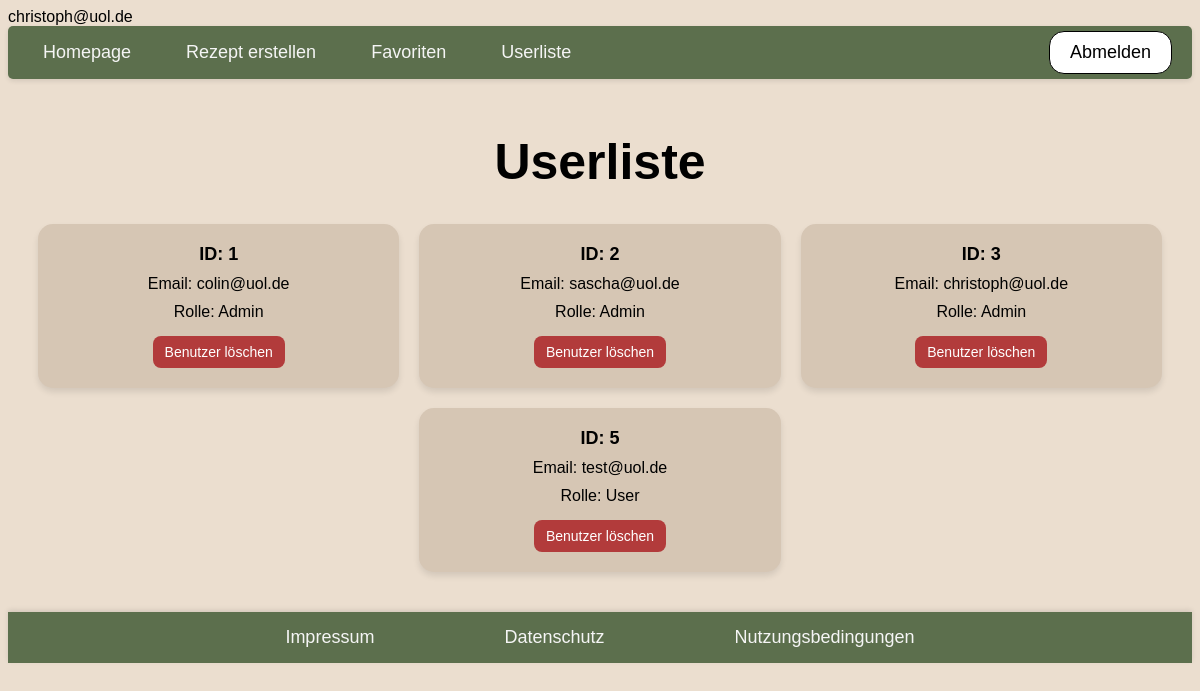
The app's page /userliste.php (signed in), older data.
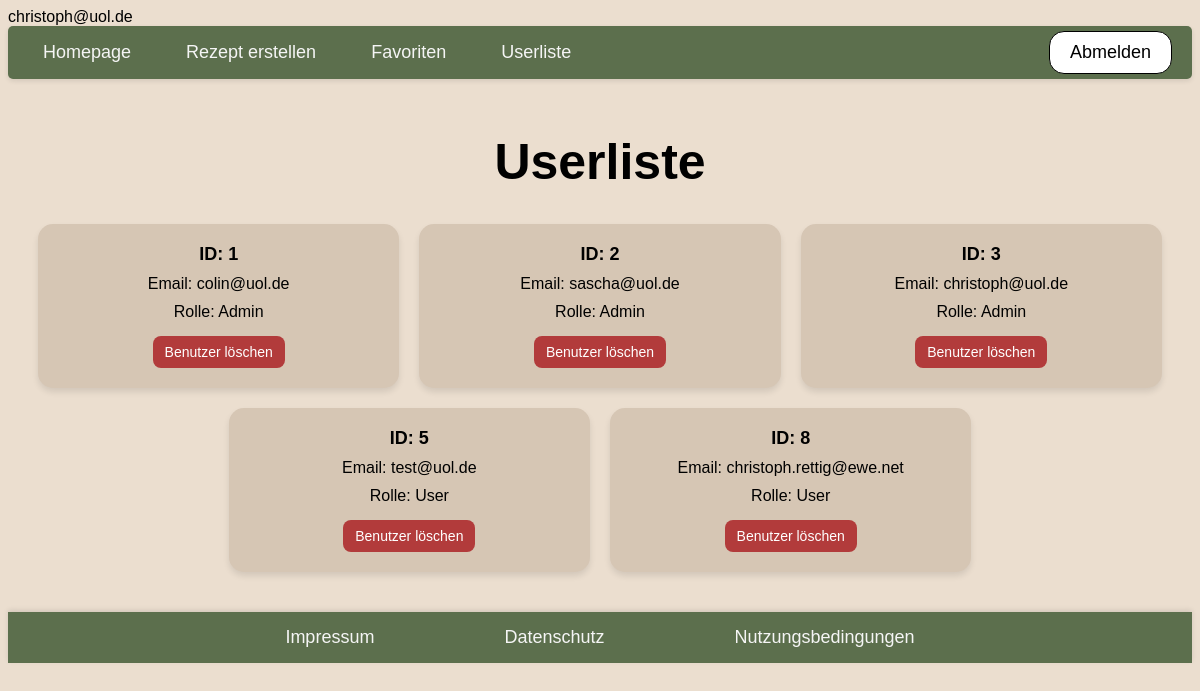
The same page, newer data.
### tables this page shows
CREATE TABLE user (
                id INTEGER PRIMARY KEY AUTOINCREMENT,
                email TEXT NOT NULL UNIQUE,
                passwort TEXT NOT NULL,
                rolle TEXT DEFAULT 'User'
            );

### userliste.php (called while the page is built, shortened)
<?php
require_once "php/controller/UserController.php";
$userController = new UserController();
$users = $userController->request();
require_once "php/view/userliste.php";

### php/model/UserPDOSQLite.php (called while the page is built, shortened)
<?php
require_once "UserEintrag.php";
class UserPDOSQLite implements UserDAO
{
    private static $instance = null;
    public static function getInstance()
    {
        if (self::$instance === null) {
            self::$instance = new UserPDOSQLite();
        }
        return self::$instance;
    }
    public function getUsers()
    {
        try {
            $db = $this->getConnection();
            $sql = "SELECT * FROM user";
            $command = $db->prepare($sql);
            if (!$command->execute()) {
                throw new InternalErrorException();
            }
            $result = $command->fetchAll();
            $entries = [];
            foreach ($result as $row) {
                $entries[] = new UserEintrag(
                    $row["id"],
                    $row["email"],
                    $row["passwort"],
                    $row["rolle"]
                );
            }
            return $entries;
        } catch (PDOException $exc) {
            throw new InternalErrorException();
        }
    }
    private function getConnection()
    {
        try {
            $user = 'root';
            $pw = null;
            $dsn = 'sqlite:db/rezept.db';
            $db = new PDO($dsn, $user, $pw);
            $db->exec("PRAGMA foreign_keys = ON;");
            return $db;
        } catch (PDOException $e) {
            throw new InternalErrorException();
        }
    }
}

### php/model/User.php (called while the page is built, shortened)
<?php
require_once "php/model/UserPDOSQLite.php";
class User{
    public static function getInstance(){
        return UserPDOSQLite::getInstance();
    }
}
?>

### php/controller/UserController.php (called while the page is built, shortened)
<?php
require_once "php/model/UserEintrag.php";
require_once "php/model/User.php";
class UserController
{
    public function request()
    {
        try {
            $user = User::getInstance();
            $users = $user->getUsers();
            return $users;
        } catch (InternalErrorException $exc) {
            $_SESSION["message"] = "internal_error";
        }
    }
}

### php/model/UserEintrag.php (called while the page is built, shortened)
<?php
class UserEintrag
{
    private $id;
    private $email;
    private $rolle;
    public function __construct($id, $email, $password, $rolle)
    {
        $this->id = $id;
        $this->email = $email;
        $this->rolle = $rolle;
    }
    public function getId()
    {
        return $this->id;
    }
    public function getEmail()
    {
        return $this->email;
    }
    public function getRolle()
    {
        return $this->rolle;
    }
}

### php/view/userliste.php (the view, shortened to what this page needs)
<?php
require_once "php/include/head.php";
?>
<body>
    <?php
    require_once "php/include/header.php";
    ?>
    <main class="userliste">
        <h1>Userliste</h1>
        <div class="user-container">
            <?php if (empty($users)): ?>
                Keine Einträge vorhanden.
                <?php else:
                foreach ($users as $user): ?>
                    <div class='user-card'>
                        <span class='user-id'>ID: <?= htmlspecialchars($user->getID()) ?></span>
                        <span class='user-email'>Email: <?= htmlspecialchars($user->getEmail()) ?></span>
                        <span class='user-role'>Rolle: <?= htmlspecialchars($user->getRolle()) ?></span>
                        <a href="user-loeschen.php?email=<?= urlencode($user->getEmail()) ?>" ><button class="delete-button">Benutzer löschen</button></a>
                    </div>
                <?php endforeach; ?>
            <?php endif; ?>
        </div>
    </main>
    <?php
    include_once "php/include/footer.php"
    ?>
</body>
</html>

### php/include/head.php (shortened to what this page needs)
<!DOCTYPE html>
<html lang="de">
<head>
    <link rel="stylesheet" href="css/main.css" />
</head>

### php/include/header.php
<header class="header">
  <nav class="navbar">
    <ul class="left-links">
      <li><a href="index.php">Homepage</a></li>
      <?php if (isset($_SESSION["loggedin"]) && $_SESSION["loggedin"] === true) { ?>
        <li><a href="rezeptErstellen.php">Rezept erstellen</a></li>
        <li><a href="favoriten.php">Favoriten</a></li>
        <?php if (isset($_SESSION["rolle"]) && $_SESSION["rolle"] === "Admin") { ?>
          <li><a href="userliste.php">Userliste</a></li>
        <?php } ?>
      <?php } ?>
    </ul>
    <ul class="right-buttons">
      <?php if (isset($_SESSION["loggedin"]) && $_SESSION["loggedin"] == true) { ?>
        <li><a href="abmeldung.php" class="button-link">Abmelden</a></li>
      <?php } else { ?>
        <li><a href="anmeldung.php" class="button-link">Anmelden</a></li>
        <li><a href="registrierung.php" class="button-link">Registrieren</a></li>
      <?php } ?>
    </ul>
  </nav>
</header>

### php/include/footer.php
<footer class="footer">
  <nav class="footer-nav">
    <ul>
      <li><a href="impressum.php">Impressum</a></li>
      <li><a href="datenschutz.php">Datenschutz</a></li>
      <li><a href="nutzungsbedingungen.php">Nutzungsbedingungen</a></li>
    </ul>
  </nav>
</footer>

### css/index.css (style rules this page uses)
body { background-color: rgb(235, 222, 207);; font-family: sans-serif; }
h1 { color: Black; font-family: sans-serif; font-size: 50px; text-align: center; }

### css/header.css (style rules this page uses)
.header { position: sticky; top: 0; z-index: 1000; width: 100%; box-shadow: 0 2px 5px rgba(0, 0, 0, 0.1); background-color: #5C6F4D; border-radius: 5px; }
.navbar { display: flex; justify-content: space-between; align-items: center; padding: 1px 20px; }
.navbar .left-links { display: flex; list-style: none; padding: 0; margin: 0; }
.navbar .left-links li { margin-right: 25px; }
.navbar .left-links li a { color: #F5F5F5; text-decoration: none; display: block; text-align: center; font-size: large; padding: 15px; }
.navbar .right-buttons { display: flex; list-style: none; padding: 0; margin: 0; }
.navbar .right-buttons li { margin-left: 10px; }
.navbar .right-buttons li a { display: inline-block; padding: 10px 20px; background-color: white; color: black; font-size: large; text-decoration: none; border-radius: 15px; border: 1px solid black; }
@media (min-width: 1025px) and (max-width: 1440px) { .left-links a, .right-buttons a { font-size: 1.2rem; } }

### css/footer.css (style rules this page uses)
.footer { width: 100%; background-color: #5C6F4D; box-shadow: 0 -2px 5px rgba(0, 0, 0, 0.1); position: relative; bottom: 0; margin-top: 20px; }
.footer-nav ul { display: flex; justify-content: center; align-items: center; list-style: none; margin: 0; padding: 0; gap: 100px; }
.footer-nav li a { color: #F5F5F5; text-decoration: none; font-size: large; padding: 15px; display: block; border-radius: 8px; }

### css/userliste.css (style rules this page uses)
.userliste { padding: 20px; }
.user-container { display: flex; flex-wrap: wrap; gap: 20px; justify-content: center; }
.user-card { background-color: #D6C6B4; border-radius: 15px; padding: 20px; color: black; box-shadow: 0 4px 6px rgba(0,0,0,0.1); transition: transform 0.2s ease-in-out; font-family: sans-serif; text-align: center; flex: 1 1 100%; max-width: 100%; box-sizing: border-box; }
.user-card span { display: block; margin-bottom: 10px; font-size: 16px; }
.user-card span.user-id { font-weight: bold; font-size: 18px; }
.user-role { font-size: 15px; }
.delete-button { margin-top: 5px; padding: 8px 12px; background-color: #b23b3b; color: white; border: none; border-radius: 8px; font-size: 14px; cursor: pointer; transition: background-color 0.2s ease-in-out; }
@media (min-width: 600px) { .user-card { flex: 1 1 calc(50% - 20px); max-width: calc(50% - 20px); } }
@media (min-width: 1024px) { .user-card { flex: 1 1 calc(33.333% - 20px); max-width: calc(33.333% - 20px); } }

Row changes from the older to the newer data that the page shows:
added user: id "8", email "christoph.rettig@ewe.net", rolle "User"
